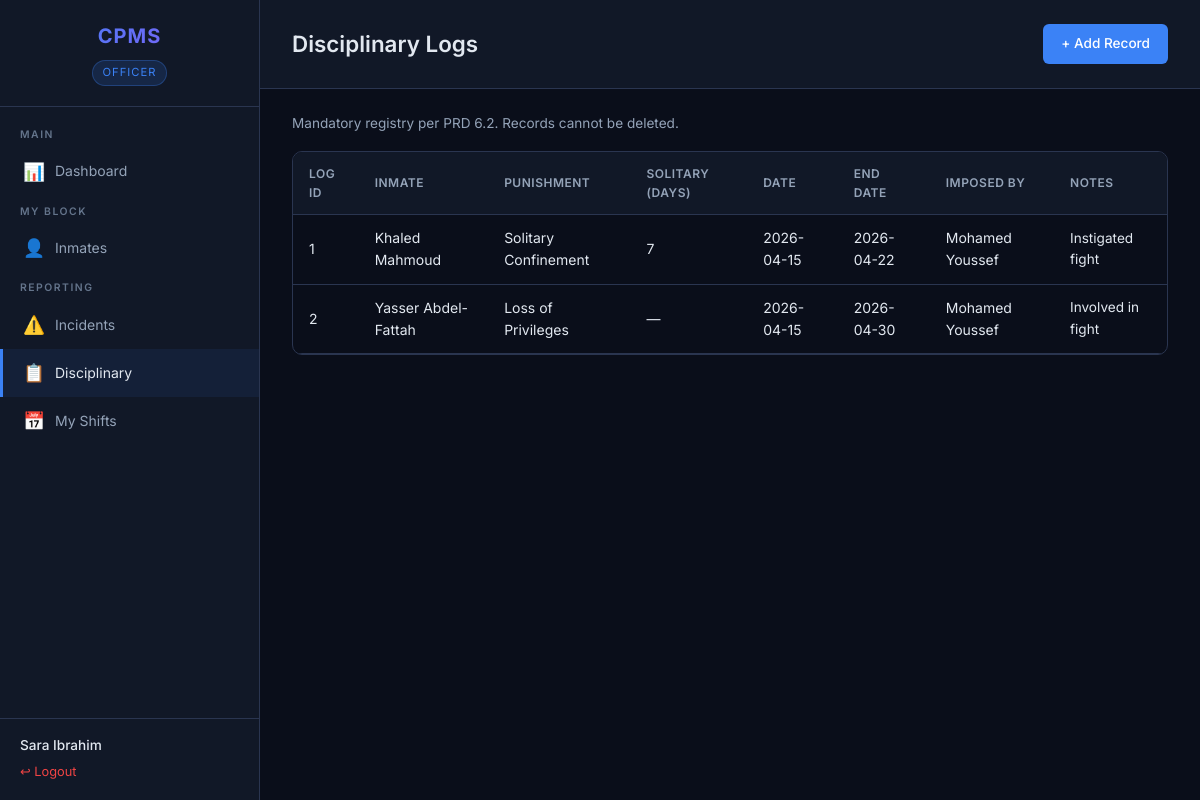
The page /disciplinary (signed in) on the database its author committed.
### tables this page shows
CREATE TABLE users (
            national_id TEXT PRIMARY KEY,
            name        TEXT NOT NULL,
            phone       TEXT,
            address     TEXT,
            email       TEXT,
            password    TEXT NOT NULL,
            role        TEXT NOT NULL CHECK(role IN ('super_admin', 'prison_manager', 'officer')),
            prison_id   INTEGER,
            FOREIGN KEY (prison_id) REFERENCES prisons(prison_id)
        );

CREATE TABLE disciplinary_logs (
            log_id                       INTEGER PRIMARY KEY AUTOINCREMENT,
            inmate_id                    INTEGER NOT NULL,
            incident_id                  INTEGER,
            punishment_type              TEXT NOT NULL,
            solitary_confinement_duration INTEGER CHECK(
                solitary_confinement_duration IS NULL OR solitary_confinement_duration <= 30
            ),
            imposed_by                   TEXT NOT NULL,
            date_imposed                 DATE,
            end_date                     DATE,
            notes                        TEXT,
            FOREIGN KEY (inmate_id)   REFERENCES inmates(inmate_id),
            FOREIGN KEY (incident_id) REFERENCES incidents(incident_id),
            FOREIGN KEY (imposed_by)  REFERENCES users(national_id)
        );

CREATE TABLE inmates (
            inmate_id             INTEGER PRIMARY KEY AUTOINCREMENT,
            full_name             TEXT NOT NULL,
            date_of_birth         DATE,
            gender                TEXT CHECK(gender IN ('Male', 'Female', 'Other')),
            nationality           TEXT,
            occupation            TEXT,
            national_id           TEXT UNIQUE,
            start_date            DATE,
            expected_release_date DATE,
            assigned_prison       INTEGER,
            assigned_block        INTEGER,
            assigned_cell         INTEGER,
            status                TEXT DEFAULT 'active' CHECK(status IN ('active', 'released', 'transferred')),
            FOREIGN KEY (assigned_prison) REFERENCES prisons(prison_id),
            FOREIGN KEY (assigned_block) REFERENCES blocks(block_id),
            FOREIGN KEY (assigned_cell)  REFERENCES cells(cell_id)
        );

### routes/disciplinary_routes.py (the view)
@router.get("")
async def list_disciplinary(request: Request):
    user = get_current_user(request)
    if not user:
        return RedirectResponse(url="/login", status_code=302)
    db = get_db()
    if user["role"] == "super_admin":
        logs = db.execute("""
            SELECT dl.*, i.full_name as inmate_name, u.name as imposed_by_name
            FROM disciplinary_logs dl
            JOIN inmates i ON dl.inmate_id = i.inmate_id
            LEFT JOIN users u ON dl.imposed_by = u.national_id
            ORDER BY dl.date_imposed DESC
        """).fetchall()
    else:
        logs = db.execute("""
            SELECT dl.*, i.full_name as inmate_name, u.name as imposed_by_name
            FROM disciplinary_logs dl
            JOIN inmates i ON dl.inmate_id = i.inmate_id
            LEFT JOIN users u ON dl.imposed_by = u.national_id
            WHERE i.assigned_prison = ?
            ORDER BY dl.date_imposed DESC
        """, (user["prison_id"],)).fetchall()
    db.close()
    return templates.TemplateResponse("disciplinary/list.html", {
        "request": request, "user": user, "logs": logs
    })

### templates/disciplinary/list.html (shortened to what this page needs)
{% extends "base.html" %}
{% block page_title %}Disciplinary Logs{% endblock %}
{% block page_actions %}
    {% if user.role in ['officer', 'prison_manager'] %}
        <a href="/disciplinary/add" class="btn btn-primary">+ Add Record</a>
    {% endif %}
{% endblock %}
{% block content %}
<p class="text-sm text-secondary mb-2">
    Mandatory registry per PRD 6.2. Records cannot be deleted.
</p>
<div class="table-wrapper">
    <table>
        <thead>
            <tr>
                <th>Log ID</th><th>Inmate</th><th>Punishment</th>
                <th>Solitary (days)</th><th>Date</th><th>End Date</th>
                <th>Imposed By</th><th>Notes</th>
            </tr>
        </thead>
        <tbody>
        {% for log in logs %}
            <tr>
                <td>{{ log.log_id }}</td>
                <td>{{ log.inmate_name }}</td>
                <td>{{ log.punishment_type }}</td>
                <td>{{ log.solitary_confinement_duration or '—' }}</td>
                <td>{{ log.date_imposed }}</td>
                <td>{{ log.end_date or '—' }}</td>
                <td>{{ log.imposed_by_name or '—' }}</td>
                <td class="text-sm">{{ log.notes or '—' }}</td>
            </tr>
        {% endfor %}
        </tbody>
    </table>
</div>
{% endblock %}

### templates/base.html (shortened to what this page needs)
<!DOCTYPE html>
<html lang="en">
<head>
    <link rel="stylesheet" href="/static/css/style.css">
</head>
<body>
    <div class="app-layout">
        <aside class="sidebar">
            <div class="sidebar-header">
                <h1>CPMS</h1>
                <span class="role-badge">
                    {% if user.role == 'super_admin' %}Super Admin
                    {% elif user.role == 'prison_manager' %}Prison Manager
                    {% elif user.role == 'officer' %}Officer
                    {% endif %}
                </span>
            </div>
            <nav class="sidebar-nav">
                <div class="nav-section">Main</div>
                <a href="/dashboard" class="{% if request.url.path == '/dashboard' %}active{% endif %}">
                    <span class="icon">📊</span> Dashboard
                </a>
                {% if user.role == 'super_admin' %}
                    <div class="nav-section">Administration</div>
                    <a href="/prisons" class="{% if '/prisons' in request.url.path %}active{% endif %}">
                        <span class="icon">🏢</span> Prisons
                    </a>
                    <a href="/officers" class="{% if '/officers' in request.url.path %}active{% endif %}">
                        <span class="icon">👮</span> Staff Management
                    </a>
                    <a href="/inmates" class="{% if '/inmates' in request.url.path %}active{% endif %}">
                        <span class="icon">👤</span> Inmates
                    </a>
                    <a href="/transfers" class="{% if '/transfers' in request.url.path %}active{% endif %}">
                        <span class="icon">🔄</span> Transfers
                    </a>
                    <a href="/visits" class="{% if '/visits' in request.url.path and '/visit-request' not in request.url.path %}active{% endif %}">
                        <span class="icon">🕐</span> Visits
                    </a>
                    <a href="/incidents" class="{% if '/incidents' in request.url.path %}active{% endif %}">
                        <span class="icon">⚠️</span> Incidents
                    </a>
                    <a href="/disciplinary" class="{% if '/disciplinary' in request.url.path %}active{% endif %}">
                        <span class="icon">📋</span> Disciplinary
                    </a>
                    <a href="/healthcare" class="{% if '/healthcare' in request.url.path %}active{% endif %}">
                        <span class="icon">🏥</span> Healthcare
                    </a>
                    <a href="/shifts" class="{% if '/shifts' in request.url.path %}active{% endif %}">
                        <span class="icon">🕐</span> Shifts
                    </a>
                    <div class="nav-section">Analytics</div>
                    <a href="/ml" class="{% if '/ml' in request.url.path %}active{% endif %}">
                        <span class="icon">🤖</span> ML Predictions
                    </a>
                {% elif user.role == 'officer' %}
                    <div class="nav-section">My Block</div>
                    <a href="/inmates" class="{% if '/inmates' in request.url.path %}active{% endif %}">
                        <span class="icon">👤</span> Inmates
                    </a>
                    <div class="nav-section">Reporting</div>
                    <a href="/incidents" class="{% if '/incidents' in request.url.path %}active{% endif %}">
                        <span class="icon">⚠️</span> Incidents
                    </a>
                    <a href="/disciplinary" class="{% if '/disciplinary' in request.url.path %}active{% endif %}">
                        <span class="icon">📋</span> Disciplinary
                    </a>
                    <a href="/shifts" class="{% if '/shifts' in request.url.path %}active{% endif %}">
                        <span class="icon">📅</span> My Shifts
                    </a>
                {% endif %}
            </nav>
            <div class="sidebar-footer">
                <div class="user-name">{{ user.name }}</div>
                <a href="/logout" class="logout-link">↩ Logout</a>
            </div>
        </aside>
        <main class="main-content">
            <div class="page-header">
                <h2>{% block page_title %}Dashboard{% endblock %}</h2>
                <div>{% block page_actions %}{% endblock %}</div>
            </div>
            <div class="page-body">
                {% block content %}{% endblock %}
            </div>
        </main>
    </div>
</body>
</html>

### static/css/style.css (style rules this page uses)
*, *::before, *::after { box-sizing: border-box; margin: 0; padding: 0; }
:root { --bg-primary: #0a0e1a; --bg-secondary: #111827; --bg-card: #1a2235; --bg-card-hover: #1e2940; --border-color: #2a3550; --text-primary: #e2e8f0; --text-secondary: #94a3b8; --text-muted: #64748b; --accent: #3b82f6; --accent-hover: #2563eb; --success: #22c55e; --warning: #f59e0b; --danger: #ef4444; --critical: #dc2626; --sidebar-width: 260px; --header-height: 64px; --radius: 10px; --shadow: 0 4px 24px rgba(0,0,0,0.3); }
body { font-family: 'Inter', 'Segoe UI', system-ui, sans-serif; background: var(--bg-primary); color: var(--text-primary); min-height: 100vh; line-height: 1.6; }
a { color: var(--accent); text-decoration: none; transition: color 0.2s; }
.app-layout { display: flex; min-height: 100vh; }
.sidebar { width: var(--sidebar-width); background: var(--bg-secondary); border-right: 1px solid var(--border-color); position: fixed; top: 0; left: 0; height: 100vh; overflow-y: auto; z-index: 100; display: flex; flex-direction: column; }
.sidebar-header { padding: 20px; border-bottom: 1px solid var(--border-color); text-align: center; }
.sidebar-header h1 { font-size: 1.25rem; font-weight: 700; background: linear-gradient(135deg, var(--accent), #8b5cf6); -webkit-background-clip: text; -webkit-text-fill-color: transparent; letter-spacing: 1px; }
.sidebar-header .role-badge { display: inline-block; margin-top: 8px; padding: 3px 10px; background: rgba(59, 130, 246, 0.15); border: 1px solid rgba(59, 130, 246, 0.3); border-radius: 20px; font-size: 0.7rem; text-transform: uppercase; letter-spacing: 1px; color: var(--accent); }
.sidebar-nav { flex: 1; padding: 12px 0; }
.sidebar-nav .nav-section { padding: 8px 20px 4px; font-size: 0.65rem; text-transform: uppercase; letter-spacing: 1.5px; color: var(--text-muted); font-weight: 600; }
.sidebar-nav a { display: flex; align-items: center; gap: 10px; padding: 10px 20px; color: var(--text-secondary); font-size: 0.875rem; border-left: 3px solid transparent; transition: all 0.2s; }
.sidebar-nav a:hover, .sidebar-nav a.active { background: rgba(59, 130, 246, 0.08); color: var(--text-primary); border-left-color: var(--accent); }
.sidebar-nav a .icon { font-size: 1.1rem; width: 22px; text-align: center; }
.sidebar-footer { padding: 16px 20px; border-top: 1px solid var(--border-color); }
.sidebar-footer .user-name { font-size: 0.85rem; font-weight: 500; color: var(--text-primary); }
.sidebar-footer .logout-link { display: inline-block; margin-top: 6px; font-size: 0.8rem; color: var(--danger); }
.main-content { flex: 1; margin-left: var(--sidebar-width); min-height: 100vh; }
.page-header { padding: 24px 32px; border-bottom: 1px solid var(--border-color); display: flex; align-items: center; justify-content: space-between; background: var(--bg-secondary); }
.page-header h2 { font-size: 1.4rem; font-weight: 600; }
.page-body { padding: 24px 32px; }
.table-wrapper { overflow-x: auto; border-radius: var(--radius); border: 1px solid var(--border-color); }
table { width: 100%; border-collapse: collapse; font-size: 0.875rem; }
thead { background: var(--bg-secondary); }
th { padding: 12px 16px; text-align: left; font-weight: 600; font-size: 0.75rem; text-transform: uppercase; letter-spacing: 0.5px; color: var(--text-secondary); border-bottom: 1px solid var(--border-color); }
td { padding: 12px 16px; border-bottom: 1px solid var(--border-color); color: var(--text-primary); }
.btn { display: inline-flex; align-items: center; gap: 6px; padding: 9px 18px; border: none; border-radius: 6px; font-size: 0.85rem; font-weight: 500; cursor: pointer; transition: all 0.2s; text-decoration: none; }
.btn-primary { background: var(--accent); color: white; }
.mb-2 { margin-bottom: 16px; }
.text-secondary { color: var(--text-secondary); }
.text-sm { font-size: 0.85rem; }

### rows shown on the page
users: name "Sara Ibrahim"
disciplinary_logs: log_id "1", inmate_name "Khaled Mahmoud", punishment_type "Solitary Confinement", solitary_confinement_duration "7", date_imposed "2026-04-15", end_date "2026-04-22", name "Mohamed Youssef", notes "Instigated fight"
disciplinary_logs: log_id "2", inmate_name "Yasser Abdel-Fattah", punishment_type "Loss of Privileges", solitary_confinement_duration "—", date_imposed "2026-04-15", end_date "2026-04-30", name "Mohamed Youssef", notes "Involved in fight"
